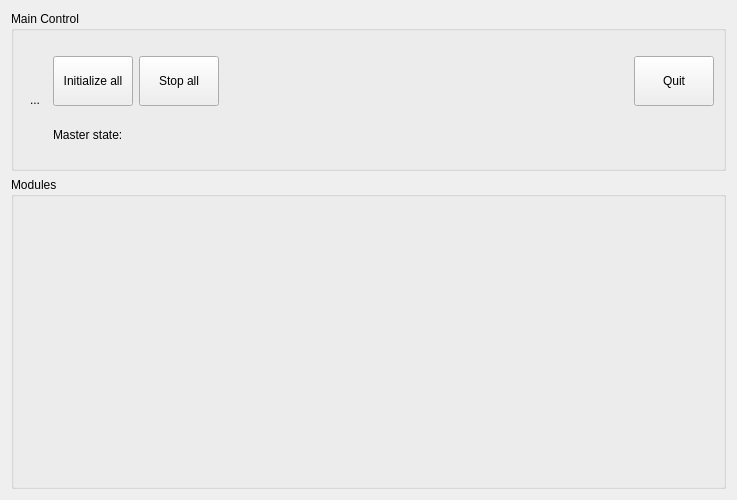
<?xml version="1.0" encoding="UTF-8"?>
<ui version="4.0">
 <class>menu_widget</class>
 <widget class="QWidget" name="menu_widget">
  <property name="geometry">
   <rect>
    <x>0</x>
    <y>0</y>
    <width>737</width>
    <height>500</height>
   </rect>
  </property>
  <property name="windowTitle">
   <string>stateWidget</string>
  </property>
  <layout class="QVBoxLayout" name="verticalLayout_2">
   <item>
    <widget class="QGroupBox" name="grpbox_main_control">
     <property name="sizePolicy">
      <sizepolicy hsizetype="Preferred" vsizetype="Fixed">
       <horstretch>0</horstretch>
       <verstretch>0</verstretch>
      </sizepolicy>
     </property>
     <property name="minimumSize">
      <size>
       <width>0</width>
       <height>160</height>
      </size>
     </property>
     <property name="title">
      <string>Main Control</string>
     </property>
     <layout class="QHBoxLayout" name="horizontalLayout_4">
      <item>
       <widget class="QToolButton" name="btn_emergency">
        <property name="text">
         <string>...</string>
        </property>
        <property name="iconSize">
         <size>
          <width>100</width>
          <height>100</height>
         </size>
        </property>
        <property name="toolButtonStyle">
         <enum>Qt::ToolButtonIconOnly</enum>
        </property>
        <property name="autoRaise">
         <bool>true</bool>
        </property>
       </widget>
      </item>
      <item>
       <layout class="QVBoxLayout" name="v_layout">
        <item>
         <layout class="QHBoxLayout" name="h_layout">
          <item>
           <widget class="QPushButton" name="btn_initialize_all">
            <property name="sizePolicy">
             <sizepolicy hsizetype="Fixed" vsizetype="Maximum">
              <horstretch>0</horstretch>
              <verstretch>0</verstretch>
             </sizepolicy>
            </property>
            <property name="minimumSize">
             <size>
              <width>0</width>
              <height>50</height>
             </size>
            </property>
            <property name="text">
             <string>Initialize all</string>
            </property>
           </widget>
          </item>
          <item>
           <widget class="QPushButton" name="btn_stop_all">
            <property name="minimumSize">
             <size>
              <width>0</width>
              <height>50</height>
             </size>
            </property>
            <property name="text">
             <string>Stop all</string>
            </property>
           </widget>
          </item>
          <item>
           <spacer name="horizontalSpacer_2">
            <property name="orientation">
             <enum>Qt::Horizontal</enum>
            </property>
            <property name="sizeHint" stdset="0">
             <size>
              <width>40</width>
              <height>20</height>
             </size>
            </property>
           </spacer>
          </item>
          <item>
           <widget class="QPushButton" name="btn_quit">
            <property name="minimumSize">
             <size>
              <width>0</width>
              <height>50</height>
             </size>
            </property>
            <property name="text">
             <string>Quit</string>
            </property>
           </widget>
          </item>
         </layout>
        </item>
        <item>
         <layout class="QHBoxLayout" name="horizontalLayout_2">
          <property name="sizeConstraint">
           <enum>QLayout::SetFixedSize</enum>
          </property>
          <item>
           <widget class="QLabel" name="label">
            <property name="sizePolicy">
             <sizepolicy hsizetype="Preferred" vsizetype="Maximum">
              <horstretch>0</horstretch>
              <verstretch>0</verstretch>
             </sizepolicy>
            </property>
            <property name="text">
             <string>Master state:</string>
            </property>
           </widget>
          </item>
          <item>
           <widget class="QLabel" name="lbl_master_state">
            <property name="sizePolicy">
             <sizepolicy hsizetype="Preferred" vsizetype="Fixed">
              <horstretch>0</horstretch>
              <verstretch>0</verstretch>
             </sizepolicy>
            </property>
            <property name="text">
             <string>&lt;state&gt;</string>
            </property>
           </widget>
          </item>
          <item>
           <spacer name="horizontal_spacer">
            <property name="orientation">
             <enum>Qt::Horizontal</enum>
            </property>
            <property name="sizeHint" stdset="0">
             <size>
              <width>40</width>
              <height>0</height>
             </size>
            </property>
           </spacer>
          </item>
         </layout>
        </item>
       </layout>
      </item>
     </layout>
    </widget>
   </item>
   <item>
    <widget class="QGroupBox" name="grpbox_modules">
     <property name="title">
      <string>Modules</string>
     </property>
    </widget>
   </item>
  </layout>
 </widget>
 <resources/>
 <connections/>
</ui>
